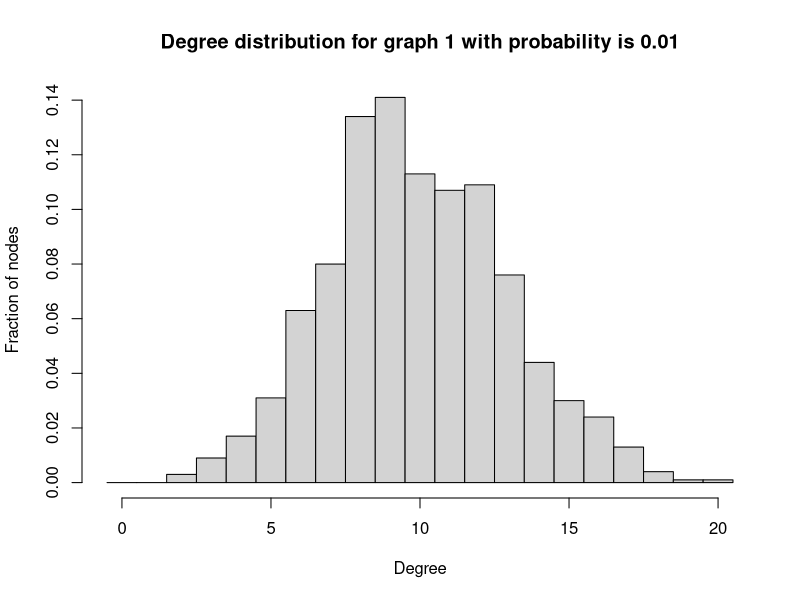
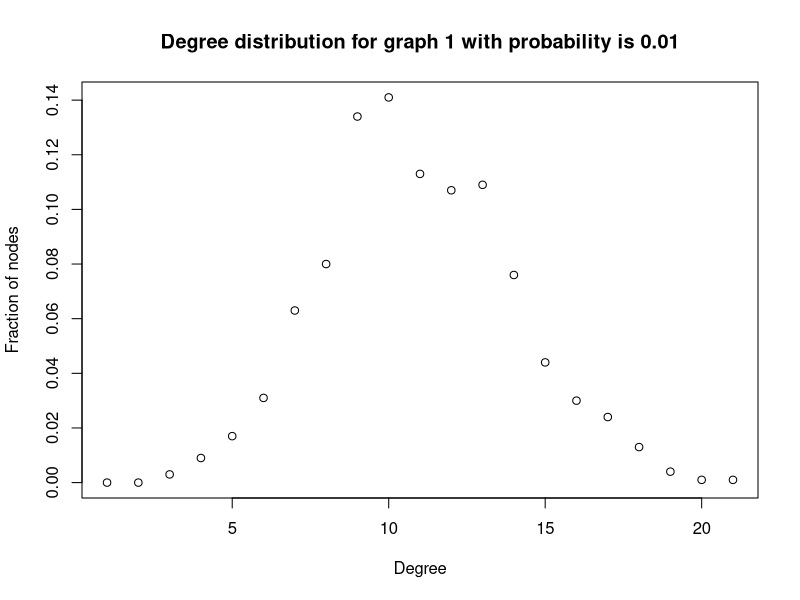
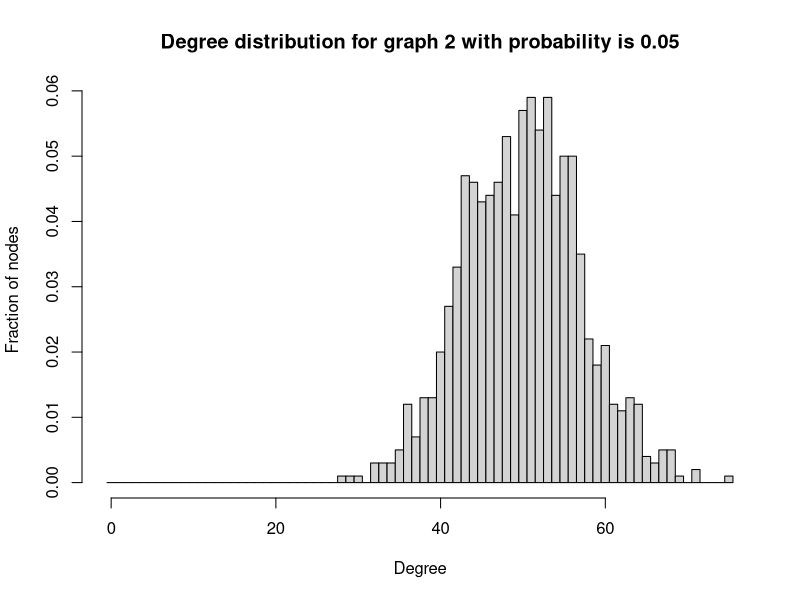
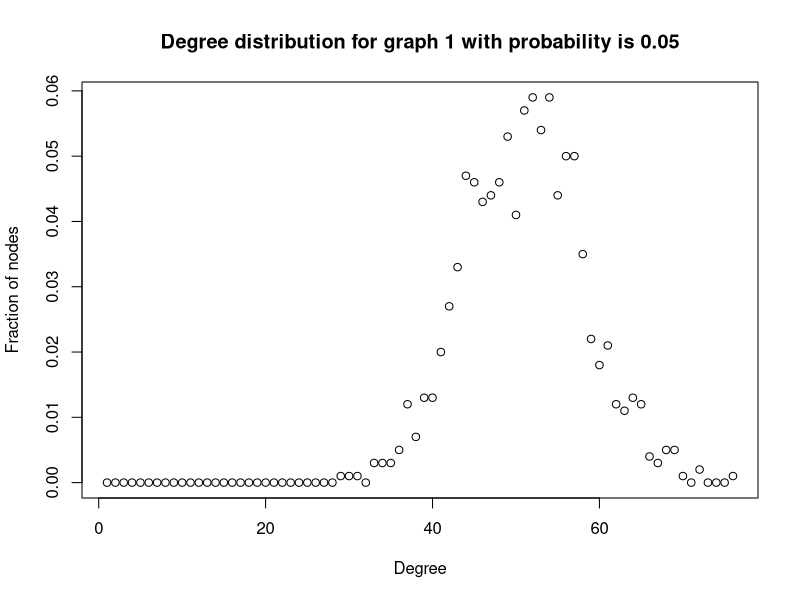
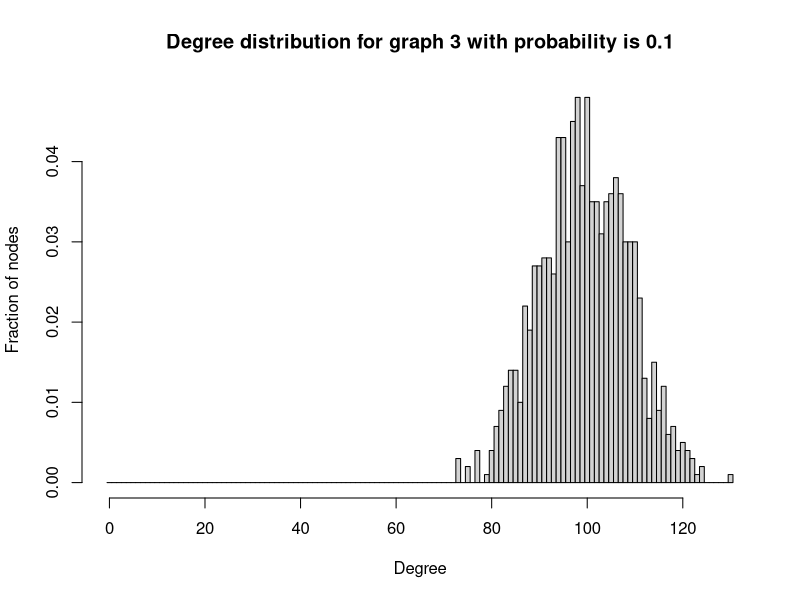
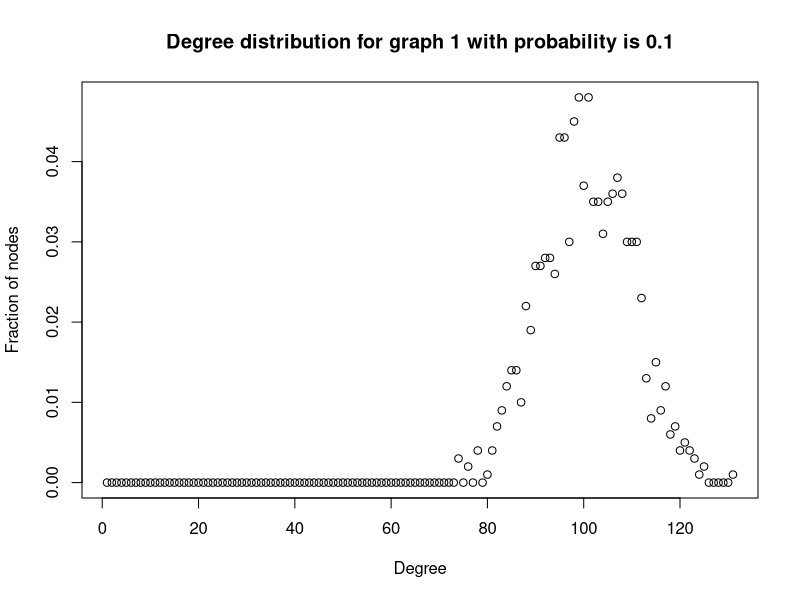

The R script that drew these images, in order:
# EE 219 Homework 1 Problem 1 a
# Name: Weikun Han, Duzhi Chen
# Date: 4/14/2017
# Reference:
#  - https://google.github.io/styleguide/Rguide.xml#indentation

library(igraph)

# Initial veriables
node <- 1000
p <- c(0.01, 0.05, 0.1)

# Create three undirected random networks, and the probability p is
# for drawing an edge between two arbitrary vertices
graph1 <- random.graph.game(node, p[1], directed = FALSE)
graph2 <- random.graph.game(node, p[2], directed = FALSE)
graph3 <- random.graph.game(node, p[3], directed = FALSE)

# Use degree fucntion to find a numeric vector of the same length as argument v
degree1 <- degree(graph1)
degree2 <- degree(graph2)
degree3 <- degree(graph3)

# Plot information
h1 <- hist(degree1,
           breaks = seq(-0.5, by = 1 , length.out = max(degree1) + 2),
           freq = FALSE,
           main = "Degree distribution for graph 1 with probability is 0.01",
           ylab = "Fraction of nodes",
           xlab = "Degree")
plot(degree.distribution(graph1),
     main = "Degree distribution for graph 1 with probability is 0.01",
     ylab = "Fraction of nodes",
     xlab = "Degree")
h2 <- hist(degree2,
           breaks = seq(-0.5, by = 1 , length.out = max(degree2) + 2),
           freq = FALSE,
           main = "Degree distribution for graph 2 with probability is 0.05",
           ylab = "Fraction of nodes",
           xlab = "Degree")
plot(degree.distribution(graph2),
     main = "Degree distribution for graph 1 with probability is 0.05",
     ylab = "Fraction of nodes",
     xlab = "Degree")
h3 <- hist(degree3,
           breaks = seq(-0.5, by = 1 , length.out = max(degree3) + 2),
           freq = FALSE,
           main = "Degree distribution for graph 3 with probability is 0.1",
           ylab = "Fraction of nodes",
           xlab = "Degree")
plot(degree.distribution(graph3),
     main = "Degree distribution for graph 1 with probability is 0.1",
     ylab = "Fraction of nodes",
     xlab = "Degree")
